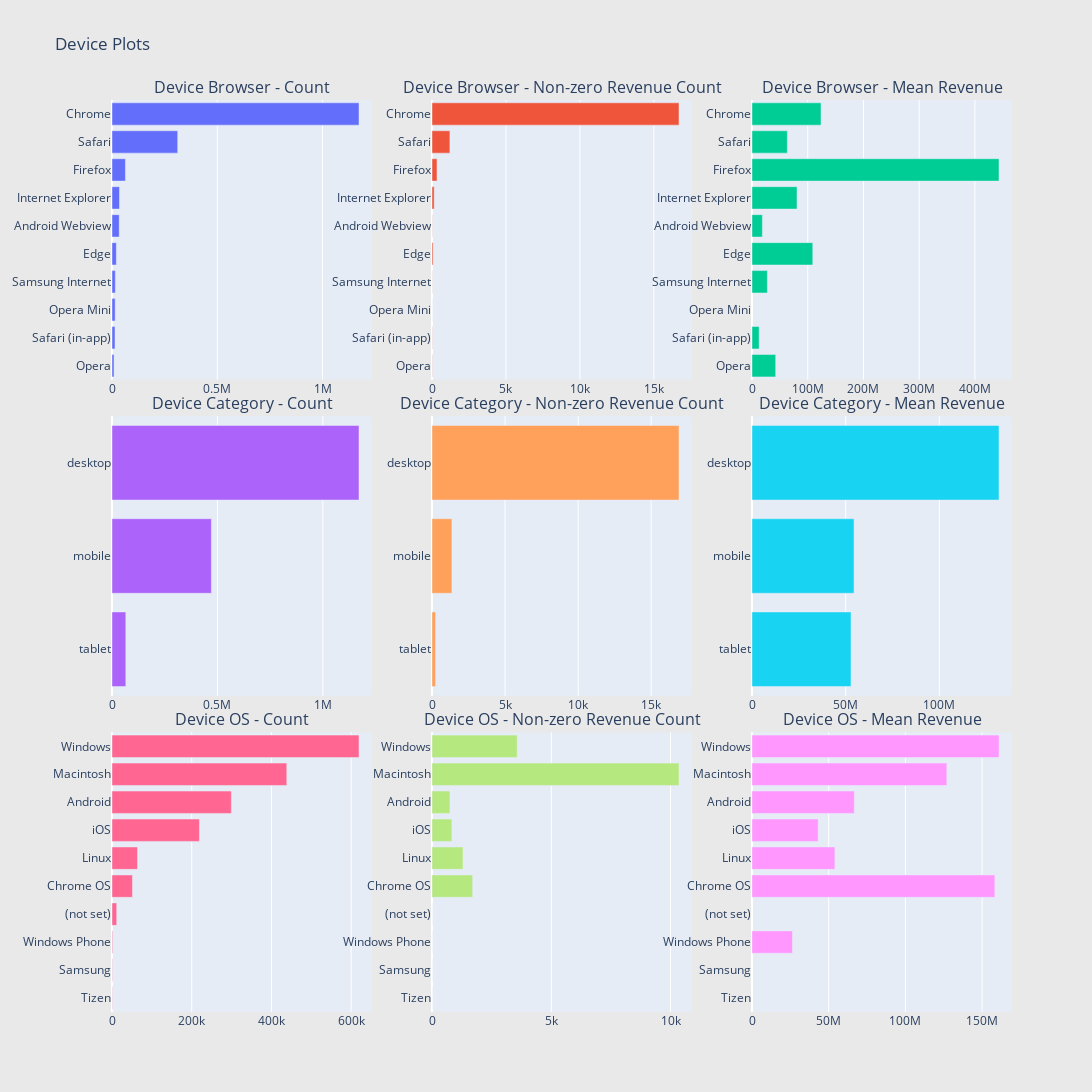

The notebook cell saved with this chart:
### Code cell
def chats(data):
    trace = go.Bar(y=data.index[::-1],
                   x=data.values[::-1],
                   showlegend=False,
                   orientation = 'h',
    )
    return trace
data=train.groupby("device_browser")["totals_transactionRevenue"].agg(["size","count","mean"])
data.columns=["count", "count of non-zero revenue", "mean"]
data=data.sort_values(by="count",ascending=False)
trace1=chats(data["count"].head(10))
trace2=chats(data["count of non-zero revenue"].head(10))
trace3=chats(data["mean"].head(10))


data=train.groupby("device_deviceCategory")["totals_transactionRevenue"].agg(["size","count","mean"])
data.columns=["count", "count of non-zero revenue", "mean"]
data=data.sort_values(by="count",ascending=False)
trace4=chats(data["count"].head(10))
trace5=chats(data["count of non-zero revenue"].head(10))
trace6=chats(data["mean"].head(10))

data=train.groupby("device_operatingSystem")["totals_transactionRevenue"].agg(["size","count","mean"])
data.columns=["count", "count of non-zero revenue", "mean"]
data=data.sort_values(by="count",ascending=False)
trace7=chats(data["count"].head(10))
trace8=chats(data["count of non-zero revenue"].head(10))
trace9=chats(data["mean"].head(10))


# Creating two subplots
fig = tools.make_subplots(rows=3, cols=3, vertical_spacing=0.04, 
                          subplot_titles=["Device Browser - Count", "Device Browser - Non-zero Revenue Count", "Device Browser - Mean Revenue",
                                          "Device Category - Count",  "Device Category - Non-zero Revenue Count", "Device Category - Mean Revenue", 
                                          "Device OS - Count", "Device OS - Non-zero Revenue Count", "Device OS - Mean Revenue"])

fig.append_trace(trace1, 1, 1)
fig.append_trace(trace2, 1, 2)
fig.append_trace(trace3, 1, 3)
fig.append_trace(trace4, 2, 1)
fig.append_trace(trace5, 2, 2)
fig.append_trace(trace6, 2, 3)
fig.append_trace(trace7, 3, 1)
fig.append_trace(trace8, 3, 2)
fig.append_trace(trace9, 3, 3)

fig['layout'].update(height=1200, width=1200, paper_bgcolor='rgb(233,233,233)', title="Device Plots")
py.iplot(fig, filename='device-plots')

### Figure 1 — Plotly figure (JSON) as saved in the notebook; plotly's stock layout.template omitted (floating-point values rounded to 4 significant figures)
{"data": [{"orientation": "h", "showlegend": false, "type": "bar", "x": [9585, 14207, 15018, 15792, 20543, 34266, 35474, 63845, 312165, 1173056], "xaxis": "x", "y": ["Opera", "Safari (in-app)", "Opera Mini", "Samsung Internet", "Edge", "Android Webview", "Internet Explorer", "Firefox", "Safari", "Chrome"], "yaxis": "y"}, {"orientation": "h", "showlegend": false, "type": "bar", "x": [14, 12, 0, 8, 74, 10, 148, 339, 1210, 16697], "xaxis": "x2", "y": ["Opera", "Safari (in-app)", "Opera Mini", "Samsung Internet", "Edge", "Android Webview", "Internet Explorer", "Firefox", "Safari", "Chrome"], "yaxis": "y2"}, {"orientation": "h", "showlegend": false, "type": "bar", "x": [42480000.0, 12810000.0, null, 27606250, 109000000.0, 18611000, 80800000.0, 443200000.0, 63390000.0, 123900000.0], "xaxis": "x3", "y": ["Opera", "Safari (in-app)", "Opera Mini", "Samsung Internet", "Edge", "Android Webview", "Internet Explorer", "Firefox", "Safari", "Chrome"], "yaxis": "y3"}, {"orientation": "h", "showlegend": false, "type": "bar", "x": [65422, 471336, 1171579], "xaxis": "x4", "y": ["tablet", "mobile", "desktop"], "yaxis": "y4"}, {"orientation": "h", "showlegend": false, "type": "bar", "x": [245, 1364, 16905], "xaxis": "x5", "y": ["tablet", "mobile", "desktop"], "yaxis": "y5"}, {"orientation": "h", "showlegend": false, "type": "bar", "x": [52850000.0, 54470000.0, 131900000.0], "xaxis": "x6", "y": ["tablet", "mobile", "desktop"], "yaxis": "y6"}, {"orientation": "h", "showlegend": false, "type": "bar", "x": [709, 911, 1675, 11815, 51318, 63971, 219334, 299386, 438514, 619720], "xaxis": "x7", "y": ["Tizen", "Samsung", "Windows Phone", "(not set)", "Chrome OS", "Linux", "iOS", "Android", "Macintosh", "Windows"], "yaxis": "y7"}, {"orientation": "h", "showlegend": false, "type": "bar", "x": [0, 0, 1, 0, 1703, 1300, 832, 753, 10354, 3571], "xaxis": "x8", "y": ["Tizen", "Samsung", "Windows Phone", "(not set)", "Chrome OS", "Linux", "iOS", "Android", "Macintosh", "Windows"], "yaxis": "y8"}, {"orientation": "h", "showlegend": false, "type": "bar", "x": [null, null, 26400000, null, 158300000.0, 54040000.0, 43130000.0, 66710000.0, 127000000.0, 161000000.0], "xaxis": "x9", "y": ["Tizen", "Samsung", "Windows Phone", "(not set)", "Chrome OS", "Linux", "iOS", "Android", "Macintosh", "Windows"], "yaxis": "y9"}], "layout": {"annotations": [{"font": {"size": 16}, "showarrow": false, "text": "Device Browser - Count", "x": 0.1444, "xanchor": "center", "xref": "paper", "y": 1, "yanchor": "bottom", "yref": "paper"}, {"font": {"size": 16}, "showarrow": false, "text": "Device Browser - Non-zero Revenue Count", "x": 0.5, "xanchor": "center", "xref": "paper", "y": 1, "yanchor": "bottom", "yref": "paper"}, {"font": {"size": 16}, "showarrow": false, "text": "Device Browser - Mean Revenue", "x": 0.8556, "xanchor": "center", "xref": "paper", "y": 1, "yanchor": "bottom", "yref": "paper"}, {"font": {"size": 16}, "showarrow": false, "text": "Device Category - Count", "x": 0.1444, "xanchor": "center", "xref": "paper", "y": 0.6533, "yanchor": "bottom", "yref": "paper"}, {"font": {"size": 16}, "showarrow": false, "text": "Device Category - Non-zero Revenue Count", "x": 0.5, "xanchor": "center", "xref": "paper", "y": 0.6533, "yanchor": "bottom", "yref": "paper"}, {"font": {"size": 16}, "showarrow": false, "text": "Device Category - Mean Revenue", "x": 0.8556, "xanchor": "center", "xref": "paper", "y": 0.6533, "yanchor": "bottom", "yref": "paper"}, {"font": {"size": 16}, "showarrow": false, "text": "Device OS - Count", "x": 0.1444, "xanchor": "center", "xref": "paper", "y": 0.3067, "yanchor": "bottom", "yref": "paper"}, {"font": {"size": 16}, "showarrow": false, "text": "Device OS - Non-zero Revenue Count", "x": 0.5, "xanchor": "center", "xref": "paper", "y": 0.3067, "yanchor": "bottom", "yref": "paper"}, {"font": {"size": 16}, "showarrow": false, "text": "Device OS - Mean Revenue", "x": 0.8556, "xanchor": "center", "xref": "paper", "y": 0.3067, "yanchor": "bottom", "yref": "paper"}], "height": 1200, "paper_bgcolor": "rgb(233,233,233)", "title": {"text": "Device Plots"}, "width": 1200, "xaxis": {"anchor": "y", "domain": [0, 0.2889]}, "xaxis2": {"anchor": "y2", "domain": [0.3556, 0.6444]}, "xaxis3": {"anchor": "y3", "domain": [0.7111, 1]}, "xaxis4": {"anchor": "y4", "domain": [0, 0.2889]}, "xaxis5": {"anchor": "y5", "domain": [0.3556, 0.6444]}, "xaxis6": {"anchor": "y6", "domain": [0.7111, 1]}, "xaxis7": {"anchor": "y7", "domain": [0, 0.2889]}, "xaxis8": {"anchor": "y8", "domain": [0.3556, 0.6444]}, "xaxis9": {"anchor": "y9", "domain": [0.7111, 1]}, "yaxis": {"anchor": "x", "domain": [0.6933, 1]}, "yaxis2": {"anchor": "x2", "domain": [0.6933, 1]}, "yaxis3": {"anchor": "x3", "domain": [0.6933, 1]}, "yaxis4": {"anchor": "x4", "domain": [0.3467, 0.6533]}, "yaxis5": {"anchor": "x5", "domain": [0.3467, 0.6533]}, "yaxis6": {"anchor": "x6", "domain": [0.3467, 0.6533]}, "yaxis7": {"anchor": "x7", "domain": [0, 0.3067]}, "yaxis8": {"anchor": "x8", "domain": [0, 0.3067]}, "yaxis9": {"anchor": "x9", "domain": [0, 0.3067]}}}
